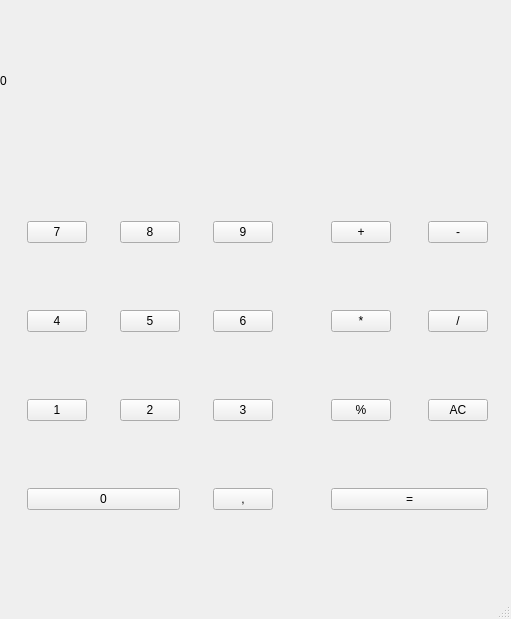
<?xml version="1.0" encoding="UTF-8"?>
<ui version="4.0">
 <class>MainWindow</class>
 <widget class="QMainWindow" name="MainWindow">
  <property name="geometry">
   <rect>
    <x>0</x>
    <y>0</y>
    <width>511</width>
    <height>619</height>
   </rect>
  </property>
  <property name="sizePolicy">
   <sizepolicy hsizetype="Fixed" vsizetype="Preferred">
    <horstretch>0</horstretch>
    <verstretch>0</verstretch>
   </sizepolicy>
  </property>
  <property name="windowTitle">
   <string>MainWindow</string>
  </property>
  <widget class="QWidget" name="centralwidget">
   <widget class="QWidget" name="gridLayoutWidget">
    <property name="geometry">
     <rect>
      <x>0</x>
      <y>160</y>
      <width>301</width>
      <height>411</height>
     </rect>
    </property>
    <layout class="QGridLayout" name="gridLayout">
     <item row="2" column="1">
      <widget class="QPushButton" name="pushButton_2">
       <property name="maximumSize">
        <size>
         <width>60</width>
         <height>16777215</height>
        </size>
       </property>
       <property name="text">
        <string>2</string>
       </property>
      </widget>
     </item>
     <item row="2" column="2">
      <widget class="QPushButton" name="pushButton_3">
       <property name="maximumSize">
        <size>
         <width>60</width>
         <height>16777215</height>
        </size>
       </property>
       <property name="text">
        <string>3</string>
       </property>
      </widget>
     </item>
     <item row="0" column="1">
      <widget class="QPushButton" name="pushButton_8">
       <property name="maximumSize">
        <size>
         <width>60</width>
         <height>16777215</height>
        </size>
       </property>
       <property name="text">
        <string>8</string>
       </property>
      </widget>
     </item>
     <item row="0" column="2">
      <widget class="QPushButton" name="pushButton_9">
       <property name="maximumSize">
        <size>
         <width>60</width>
         <height>16777215</height>
        </size>
       </property>
       <property name="text">
        <string>9</string>
       </property>
      </widget>
     </item>
     <item row="1" column="2">
      <widget class="QPushButton" name="pushButton_6">
       <property name="maximumSize">
        <size>
         <width>60</width>
         <height>16777215</height>
        </size>
       </property>
       <property name="text">
        <string>6</string>
       </property>
      </widget>
     </item>
     <item row="0" column="0">
      <widget class="QPushButton" name="pushButton_7">
       <property name="maximumSize">
        <size>
         <width>60</width>
         <height>16777215</height>
        </size>
       </property>
       <property name="text">
        <string>7</string>
       </property>
       <property name="iconSize">
        <size>
         <width>21</width>
         <height>21</height>
        </size>
       </property>
      </widget>
     </item>
     <item row="2" column="0">
      <widget class="QPushButton" name="pushButton_1">
       <property name="maximumSize">
        <size>
         <width>60</width>
         <height>16777215</height>
        </size>
       </property>
       <property name="text">
        <string>1</string>
       </property>
      </widget>
     </item>
     <item row="1" column="0">
      <widget class="QPushButton" name="pushButton_4">
       <property name="maximumSize">
        <size>
         <width>60</width>
         <height>16777215</height>
        </size>
       </property>
       <property name="text">
        <string>4</string>
       </property>
      </widget>
     </item>
     <item row="1" column="1">
      <widget class="QPushButton" name="pushButton_5">
       <property name="maximumSize">
        <size>
         <width>60</width>
         <height>16777215</height>
        </size>
       </property>
       <property name="text">
        <string>5</string>
       </property>
      </widget>
     </item>
     <item row="3" column="2">
      <widget class="QPushButton" name="pushButton_comma">
       <property name="maximumSize">
        <size>
         <width>60</width>
         <height>16777215</height>
        </size>
       </property>
       <property name="text">
        <string>,</string>
       </property>
      </widget>
     </item>
     <item row="3" column="0" colspan="2">
      <widget class="QPushButton" name="pushButton_0">
       <property name="maximumSize">
        <size>
         <width>16777215</width>
         <height>16777215</height>
        </size>
       </property>
       <property name="text">
        <string>0</string>
       </property>
      </widget>
     </item>
    </layout>
   </widget>
   <widget class="QWidget" name="gridLayoutWidget_2">
    <property name="geometry">
     <rect>
      <x>300</x>
      <y>160</y>
      <width>221</width>
      <height>411</height>
     </rect>
    </property>
    <layout class="QGridLayout" name="gridLayout_2">
     <item row="2" column="0">
      <widget class="QPushButton" name="pushButton_percent">
       <property name="maximumSize">
        <size>
         <width>60</width>
         <height>16777215</height>
        </size>
       </property>
       <property name="text">
        <string>%</string>
       </property>
      </widget>
     </item>
     <item row="0" column="1">
      <widget class="QPushButton" name="pushButton_minus">
       <property name="maximumSize">
        <size>
         <width>60</width>
         <height>16777215</height>
        </size>
       </property>
       <property name="text">
        <string>-</string>
       </property>
      </widget>
     </item>
     <item row="1" column="0">
      <widget class="QPushButton" name="pushButton_multiply">
       <property name="maximumSize">
        <size>
         <width>60</width>
         <height>16777215</height>
        </size>
       </property>
       <property name="text">
        <string>*</string>
       </property>
      </widget>
     </item>
     <item row="2" column="1">
      <widget class="QPushButton" name="pushButton_clear">
       <property name="maximumSize">
        <size>
         <width>60</width>
         <height>16777215</height>
        </size>
       </property>
       <property name="text">
        <string>AC</string>
       </property>
      </widget>
     </item>
     <item row="1" column="1">
      <widget class="QPushButton" name="pushButton_dev">
       <property name="maximumSize">
        <size>
         <width>60</width>
         <height>16777215</height>
        </size>
       </property>
       <property name="text">
        <string>/</string>
       </property>
      </widget>
     </item>
     <item row="0" column="0">
      <widget class="QPushButton" name="pushButton_plus">
       <property name="maximumSize">
        <size>
         <width>60</width>
         <height>16777215</height>
        </size>
       </property>
       <property name="text">
        <string>+</string>
       </property>
      </widget>
     </item>
     <item row="3" column="0" colspan="2">
      <widget class="QPushButton" name="pushButton_equal">
       <property name="maximumSize">
        <size>
         <width>16777215</width>
         <height>16777215</height>
        </size>
       </property>
       <property name="text">
        <string>=</string>
       </property>
      </widget>
     </item>
    </layout>
   </widget>
   <widget class="QLabel" name="strAns">
    <property name="geometry">
     <rect>
      <x>0</x>
      <y>0</y>
      <width>511</width>
      <height>161</height>
     </rect>
    </property>
    <property name="text">
     <string>0</string>
    </property>
   </widget>
  </widget>
  <widget class="QMenuBar" name="menubar">
   <property name="geometry">
    <rect>
     <x>0</x>
     <y>0</y>
     <width>511</width>
     <height>20</height>
    </rect>
   </property>
  </widget>
  <widget class="QStatusBar" name="statusbar"/>
 </widget>
 <resources/>
 <connections/>
</ui>
